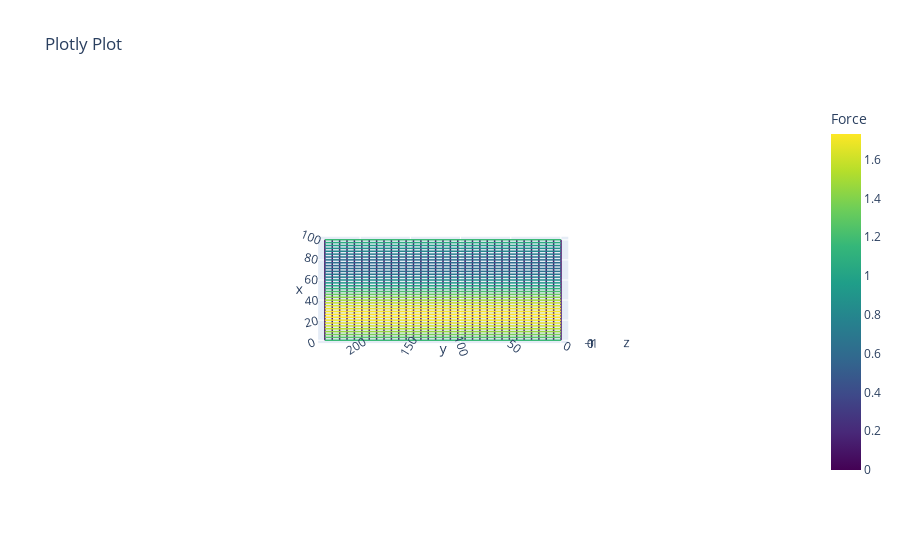

Write notebook code for a chart like this one.
### Code cell
# model_name = "balloonbender9000"
model_name = "balloonbender9004"
directions = np.ones(len(edges))
net = Network_custom.from_fd(vertices, edges, q, fixed, paths = paths, dir = directions)
net.auto_flip_curves(n = 20) # Automatically flip the curvature of the edges
net.net_plot(color = True)

np.max(net.f)/ (0.078294515*3)

rotate_angle = 0
font_scale = 3
tikz_text = net.tikz_string(net.vertices_2d, net.edges, labels = None, rotate_label = rotate_angle, font_scale = font_scale, scale = 20, color = net.f)
with open("tikz_balloonbender0.tex", "w") as f:
    f.write("\n".join(tikz_text))

### Figure 1 — Plotly figure (JSON) as saved in the notebook; plotly's stock layout.template omitted (floating-point values rounded to 4 significant figures; data arrays with more than 128 entries replaced by an {"elided": "..."} marker saying what was removed)
{"data": [{"line": {"color": {"elided": "6921 float values"}, "colorbar": {"title": {"text": "Force"}}, "colorscale": [[0, "#440154"], [0.1111, "#482878"], [0.2222, "#3e4989"], [0.3333, "#31688e"], [0.4444, "#26828e"], [0.5556, "#1f9e89"], [0.6667, "#35b779"], [0.7778, "#6ece58"], [0.8889, "#b5de2b"], [1, "#fde725"]], "showscale": true, "width": 3}, "mode": "lines", "type": "scatter3d", "x": {"elided": "6921 float values"}, "y": {"elided": "6921 float values"}, "z": {"elided": "6921 int values"}}], "layout": {"scene": {"aspectmode": "data", "camera": {"eye": {"x": 0, "y": 0, "z": 15}}}, "title": {"text": "Plotly Plot"}}}
